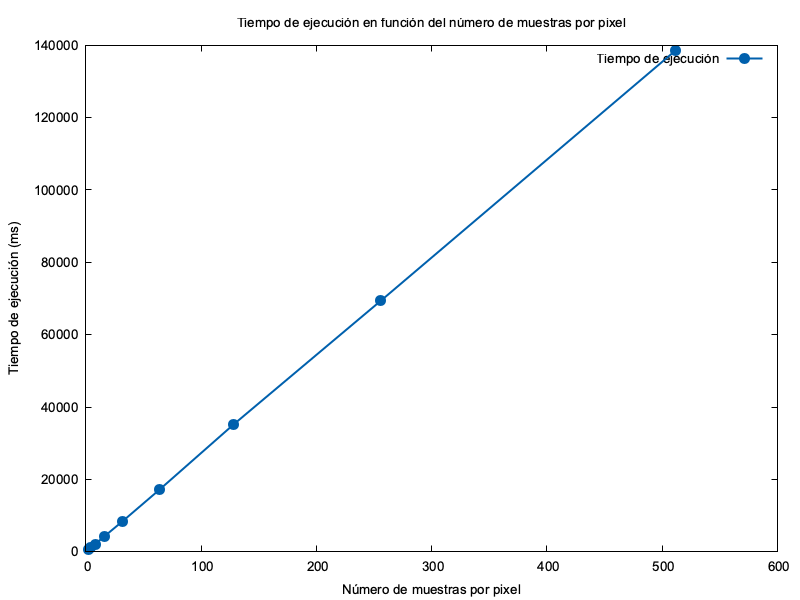

Write the gnuplot code that produced this figure.
# Archivo: grafica_tiempo.gp

# Configuración del terminal y la salida
set terminal pngcairo enhanced font 'arial,10' size 800, 600
set output 'grafica_tiempo.png'

# Configuración del título y las etiquetas de los ejes
set title 'Tiempo de ejecución en función del número de muestras por pixel'
set xlabel 'Número de muestras por pixel'
set ylabel 'Tiempo de ejecución (ms)'

# Configuración de la leyenda
set key right top

# Estilo de la línea y los puntos
set style line 1 lc rgb '#0060ad' lt 1 lw 2 pt 7 ps 1.5

# Leer datos desde el archivo tiempos.txt
plot 'tiempos.txt' using 1:2 with linespoints ls 1 title 'Tiempo de ejecución'
